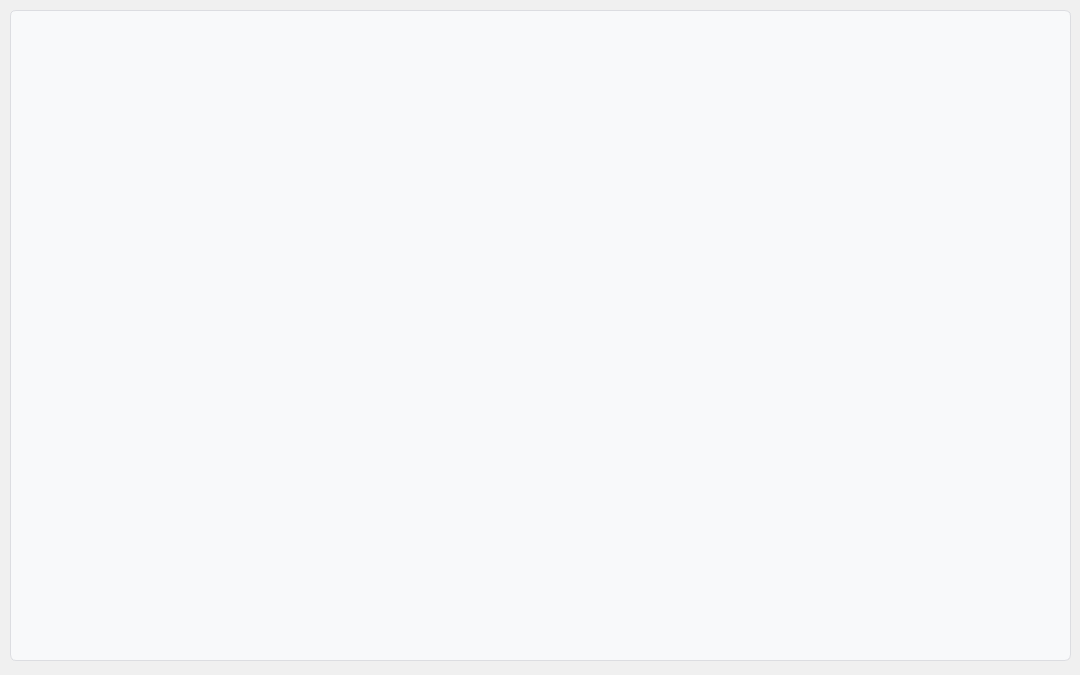
<?xml version="1.0" encoding="UTF-8"?>
<ui version="4.0">
 <class>Dialog</class>
 <widget class="QDialog" name="Dialog">
  <property name="geometry">
   <rect>
    <x>0</x>
    <y>0</y>
    <width>1080</width>
    <height>675</height>
   </rect>
  </property>
  <property name="windowTitle">
   <string>Dialog</string>
  </property>
  <property name="styleSheet">
   <string notr="true">background-color: #F0F0F0;
font-family: Aptos;
</string>
  </property>
  <widget class="QFrame" name="chart_container">
   <property name="geometry">
    <rect>
     <x>10</x>
     <y>10</y>
     <width>1061</width>
     <height>651</height>
    </rect>
   </property>
   <property name="styleSheet">
    <string notr="true">#chart_container {
    background-color: #f8f9fa;         /* Светло-серый премиальный фон */
    border: 1px solid #dcdde1;         /* Чуть более отчетливая рамка */
    border-radius: 6px;
}
</string>
   </property>
   <property name="frameShape">
    <enum>QFrame::Shape::StyledPanel</enum>
   </property>
   <property name="frameShadow">
    <enum>QFrame::Shadow::Raised</enum>
   </property>
  </widget>
 </widget>
 <resources/>
 <connections/>
</ui>
